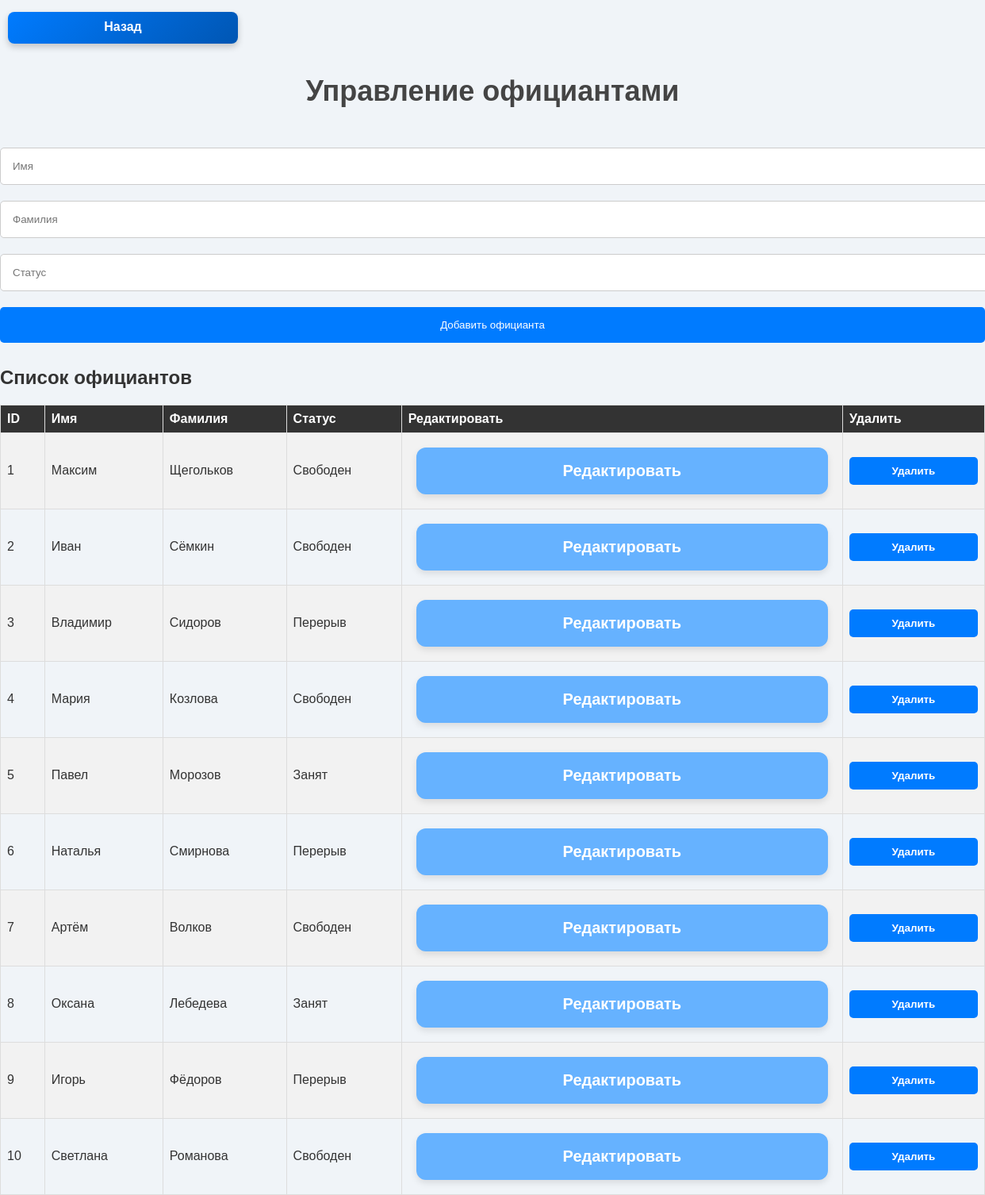
/php/waiter.php, run on the app's committed database.
### tables this page shows
CREATE TABLE `Waiter` (
  `ID` int(10) NOT NULL,
  `Name` varchar(15) NOT NULL,
  `Surname` varchar(20) NOT NULL,
  `Status` varchar(10) NOT NULL
);

### php/waiter.php (the view, shortened to what this page needs)
<?php
include 'db_connect.php';
$conn->set_charset("utf8mb4");
$sql = "SELECT * FROM Waiter";
$result = $conn->query($sql);
?>
<!DOCTYPE html>
<html>
<head>
    <link rel="stylesheet" type="text/css" href="../css/styles.css">
</head>
<body>
<div class="back-button-container">
    <a href="index.php" class="back-button">Назад</a>
</div>
<h1>Управление официантами</h1>
<form method="POST">
    <input type="text" name="name" placeholder="Имя" required>
    <input type="text" name="surname" placeholder="Фамилия" required>
    <input type="text" name="status" placeholder="Статус" required>
    <button type="submit" name="add_waiter">Добавить официанта</button>
</form>
<h2>Список официантов</h2>
<table>
    <tr>
        <th>ID</th>
        <th>Имя</th>
        <th>Фамилия</th>
        <th>Статус</th>
        <th>Редактировать</th>
        <th>Удалить</th>
    </tr>
    <?php while ($row = $result->fetch_assoc()): ?>
    <tr>
        <td><?php echo $row['ID']; ?></td>
        <td><?php echo htmlspecialchars($row['Name'], ENT_QUOTES, 'UTF-8'); ?></td>
        <td><?php echo htmlspecialchars($row['Surname'], ENT_QUOTES, 'UTF-8'); ?></td>
        <td><?php echo htmlspecialchars($row['Status'], ENT_QUOTES, 'UTF-8'); ?></td>
        <td>
            <a href="edit_waiter.php?id=<?php echo $row['ID']; ?>" class="edit-button">Редактировать</a>
        </td>
        <td>
        <form method="POST" action="<?php echo htmlspecialchars($_SERVER['PHP_SELF']); ?>">
            <button type="submit" name="delete_waiter" class="delete-button" onclick="return confirm('Вы уверены, что хотите удалить этого официанта?');">Удалить</button>
        </form>
        </td>
    </tr>
    <?php endwhile; ?>
</table>
</body>
</html>

### css/styles.css (style rules this page uses)
body { font-family: Arial, sans-serif; margin: 20px; }
h1, h2 { color: #333; }
table { width: 100%; border-collapse: collapse; margin-top: 20px; }
table, th, td { border: 1px solid #ddd; }
th, td { padding: 10px; text-align: left; }
th { background-color: #f4f4f4; }
input, textarea, button { width: 100%; padding: 15px; margin: 10px 0; border: 1px solid #ccc; border-radius: 5px; }
button { background-color: #007bff; color: #fff; border: none; cursor: pointer; font-family: 'Arial', sans-serif; }
.back-button-container { width: 100%; display: flex; justify-content: flex-start; padding: 5px 0; }
body { font-family: 'Arial', sans-serif; background: #f0f4f8; margin: 0; padding: 0; color: #333; }
h1 { text-align: center; color: #444; font-size: 36px; margin-bottom: 40px; font-weight: 600; }
a { display: block; background: #66b2ff; color: white; padding: 18px 30px; text-decoration: none; border-radius: 12px; text-align: center; font-size: 20px; font-weight: 600; box-shadow: 0 4px 8px rgba(0, 0, 0, 0.1); transition: all 0.3s ease; min-width: 250px; margin: 10px; }
.back-button { width: 30px; height: 20px; padding: 10px 20px; font-size: 16px; font-weight: bold; color: white; background: linear-gradient(135deg, #007bff, #0056b3); border-radius: 8px; text-decoration: none; text-align: center; transition: background 0.3s, transform 0.2s; box-shadow: 0 4px 8px rgba(0, 0, 0, 0.2); }
.delete-button { background-color: #007bff; color: white; border: none; padding: 10px 20px; cursor: pointer; border-radius: 5px; font-weight: bold; }
table { width: 100%; border-collapse: collapse; margin-top: 10px; font-family: Arial, sans-serif; }
th, td { border: 1px solid #ddd; padding: 8px; text-align: left; }
th { background-color: #333; color: white; }
tr:nth-child(even) { background-color: #f2f2f2; }

### data on the page
waiter: ID "1", Name "Максим", Surname "Щегольков", Status "Свободен"
waiter: ID "2", Name "Иван", Surname "Сёмкин", Status "Свободен"
waiter: ID "3", Name "Владимир", Surname "Сидоров", Status "Перерыв"
waiter: ID "4", Name "Мария", Surname "Козлова", Status "Свободен"
waiter: ID "5", Name "Павел", Surname "Морозов", Status "Занят"
waiter: ID "6", Name "Наталья", Surname "Смирнова", Status "Перерыв"
waiter: ID "7", Name "Артём", Surname "Волков", Status "Свободен"
waiter: ID "8", Name "Оксана", Surname "Лебедева", Status "Занят"
waiter: ID "9", Name "Игорь", Surname "Фёдоров", Status "Перерыв"
waiter: ID "10", Name "Светлана", Surname "Романова", Status "Свободен"
